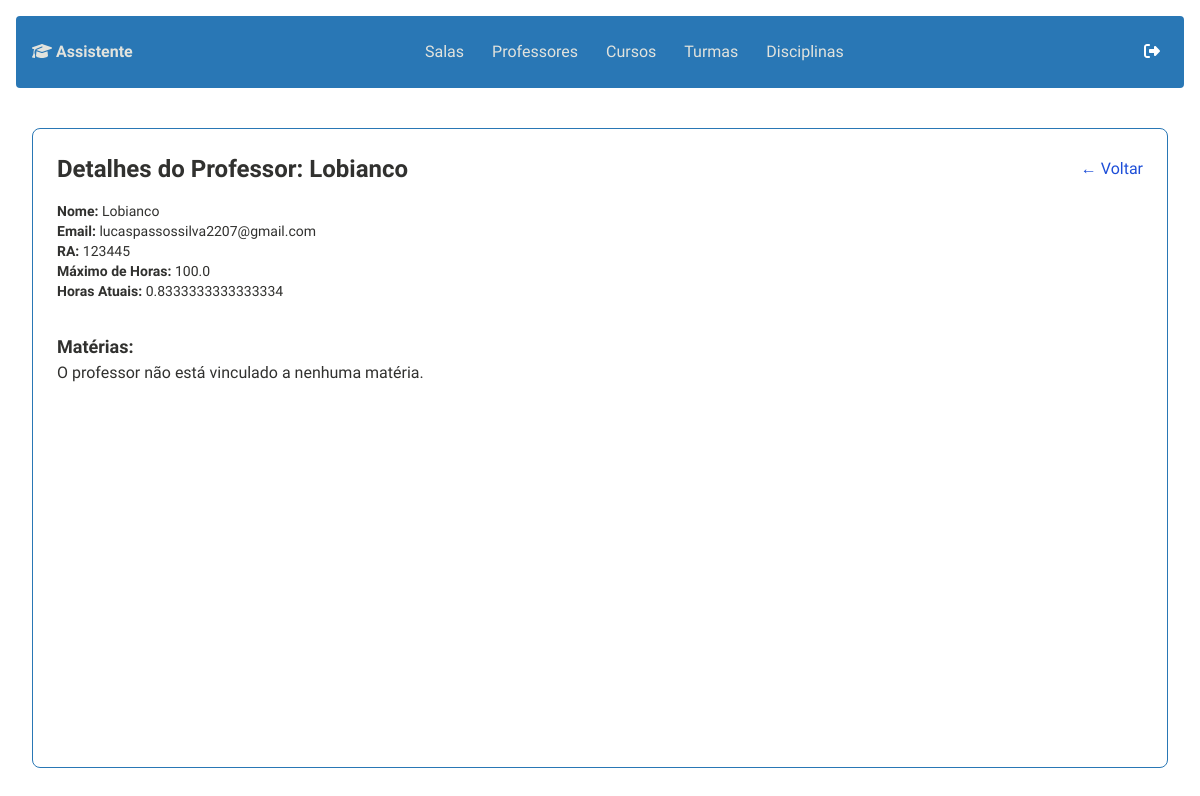
Page /professors/detalhes/1 on the earlier database version.
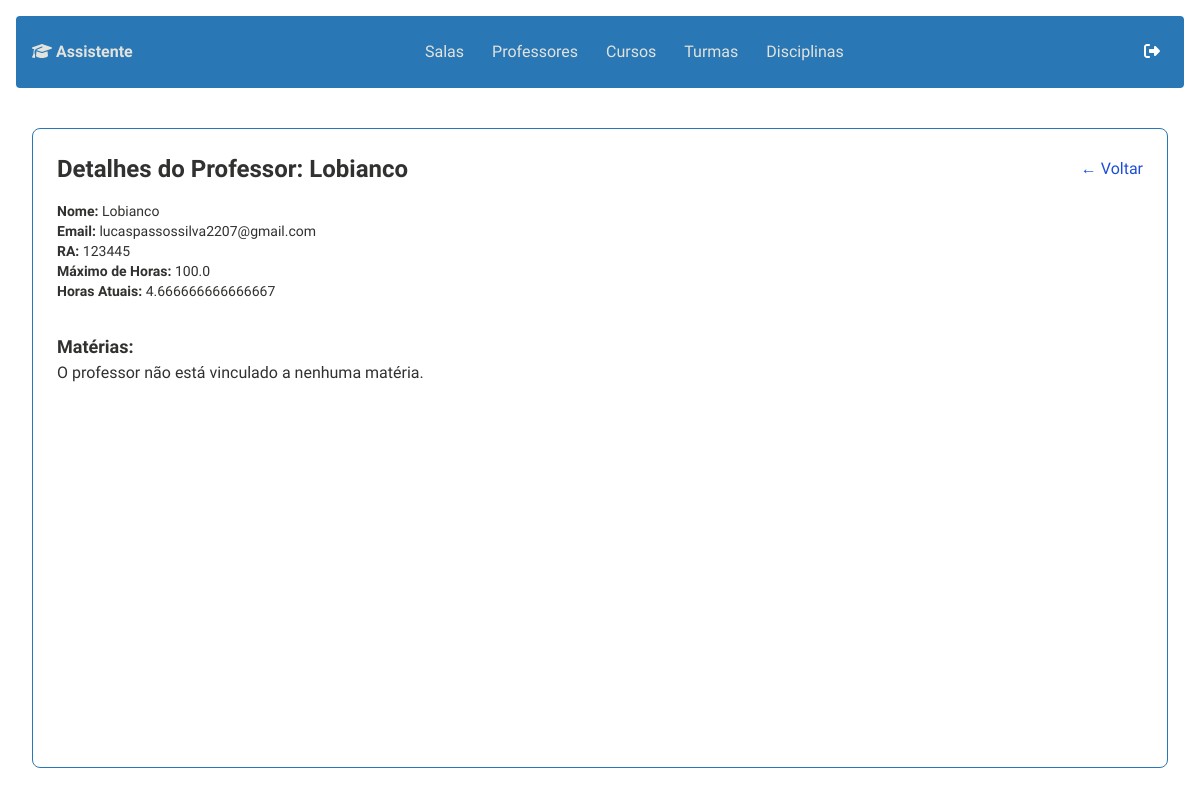
Same page on the later database version.
### professors/models.py (models this page shows, shortened)
class Professor(models.Model):
    nome = models.CharField(max_length=100)
    email = models.EmailField(default="")
    ra = models.CharField(max_length=20, unique=True, default="")
    max_horas = models.FloatField()
    horas_atuais = models.FloatField(default=0.0)

### professors/views.py (the view)
# urls.py: path('detalhes/<int:id>', views.detalhes_professor, name='detalhes_professor'),
def detalhes_professor(request, id):
    professor = get_object_or_404(Professor, id=id)
    return render(request, 'professors/detalhes_professor.html', {'professor': professor})

### professors/templates/professors/detalhes_professor.html (shortened to what this page needs)
<!DOCTYPE html>
<html lang="pt-BR">
<head>
    {% include "app/custom/imports.html" %}
</head>
<body class="font-montserrat bg-backgroun text-custom1 min-h-screen">
    <section class="min-h-screen flex flex-col p-4">
        {% include "app/widgets/navbar.html" %}
        <div class="flex-grow flex flex-col p-4">
            <div class="bg-transparent border border-custom6 rounded-lg p-6 flex-grow flex flex-col">
                <div class="flex justify-between items-center mb-4">
                    <h1 class="text-2xl font-bold text-custom1">
                        Detalhes do Professor: {{ professor.nome }}
                    </h1>
                    <a
                        href="{% url 'listar_professores' %}"
                        class="text-blue-700 hover:underline"
                    >
                        &#8592; Voltar
                    </a>
                </div>
                <p class="text-sm text-custom1 mb-4">
                    <strong>Nome:</strong> {{ professor.nome }}<br>
                    <strong>Email:</strong> {{ professor.email }}<br>
                    <strong>RA:</strong> {{ professor.ra }}<br>
                    <strong>Máximo de Horas:</strong> {{ professor.max_horas }}<br>
                    <strong>Horas Atuais:</strong> {{ professor.horas_atuais }}
                </p>
                <h3 class="text-lg font-semibold text-custom1 mt-4">Matérias:</h3>
                {% if professor.materias.exists %}
                    <ul class="list-disc list-inside">
                        {% for materia in professor.materias.all %}
                            <li>{{ materia.nome }}</li>
                        {% endfor %}
                    </ul>
                {% else %}
                    <p>O professor não está vinculado a nenhuma matéria.</p>
                {% endif %}
            </div>
        </div>
    </section>
</body>
</html>

Differences in the rows shown:
changed Professor "Lobianco": horas_atuais "0.8333333333333334" → "4.666666666666667"
